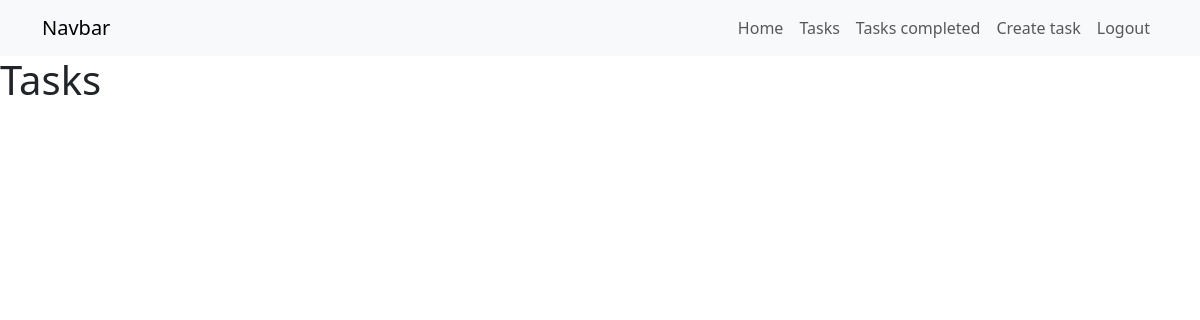
The app's page /tasks/ (signed in), older data.
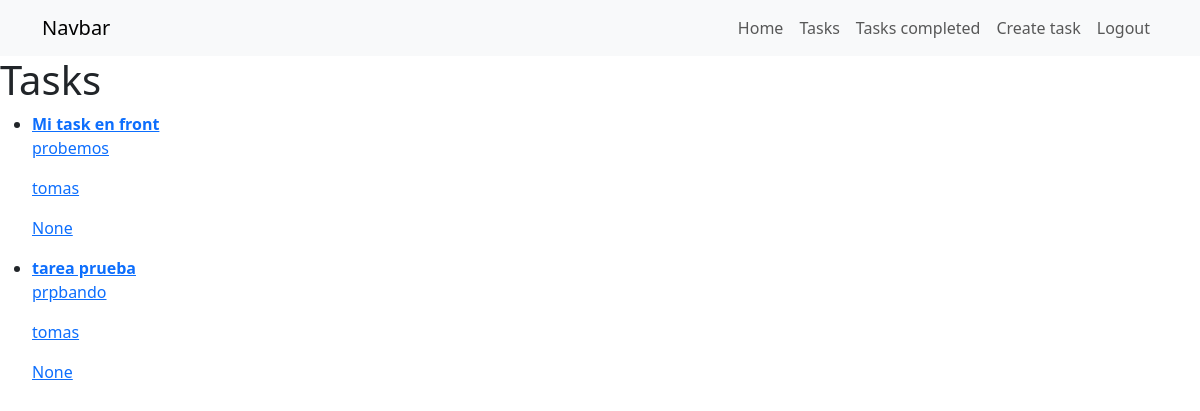
The same page, newer data.
### tasks/models.py (models this page shows, shortened)
class Task(models.Model):
    title = models.CharField(max_length=100)
    description = models.TextField(blank=True)
    created = models.DateTimeField(auto_now_add=True)
    datecompleted = models.DateTimeField(null=True, blank=True)
    important = models.BooleanField(default=False)
    user = models.ForeignKey(User, on_delete = models.CASCADE)

### tasks/views.py (the view)
# urls.py: path('tasks/', views.tasks, name="tasks"),
@login_required
def tasks(request):
    tasks = Task.objects.filter(user=request.user, datecompleted__isnull=True)
    return render(request, 'tasks.html', {'tasks': tasks})

### tasks/templates/tasks.html
{% extends "base/base.html" %}
{% block content %}
<h1>Tasks</h1>
<ul>
    {% for task in tasks %}
    <li>
        <a href="{% url 'task_detail' task.id %}">
            {% if task.important %}
            <strong>{{task.title}}</strong>
            {% else %}
            {{task.title}}
            {% endif %}
            <p>{{task.description}}</p>
            <p>{{task.user.username}}</p>
            <p>{{task.datecompleted}}</p>
        </a>
    </li>
    {% endfor %}
</ul>
{% endblock content %}

### tasks/templates/base/base.html (shortened to what this page needs)
<!DOCTYPE html>
<html lang="es">
<head>
    <link rel="stylesheet" href="https://cdn.jsdelivr.net/npm/bootstrap@5.3.3/dist/css/bootstrap.min.css">
</head>
<body>
    <nav class="navbar navbar-expand-lg bg-body-tertiary">
        <div class="container">
          <a class="navbar-brand" href="#">Navbar</a>
          <div class="collapse navbar-collapse" id="navbarNav">
            <ul class="navbar-nav ms-auto">
                <li class="nav-item">
                    <a href="{% url 'home' %}" class="nav-link">Home</a>
                </li>
                {% if user.is_authenticated %}
                <li class="nav-item">
                    <a href="{% url 'tasks' %}" class="nav-link">Tasks</a>
                </li>
                <li class="nav-item">
                    <a href="{% url 'tasks_completed' %}" class="nav-link">Tasks completed</a>
                </li>
                <li class="nav-item">
                    <a href="{% url 'create_task' %}" class="nav-link">Create task</a>
                </li>
                <li class="nav-item">
                    <a href="{% url 'logout' %}" class="nav-link">Logout</a>
                </li>
                {% endif %}
            </ul>
          </div>
        </div>
      </nav>
    {% block content %}
    {% endblock %}
</body>
</html>

Row changes from the older to the newer data that the page shows:
added Task: title "Mi task en front", description "probemos", user.username "tomas", datecompleted "None"
added Task: title "tarea prueba", description "prpbando", user.username "tomas", datecompleted "None"
